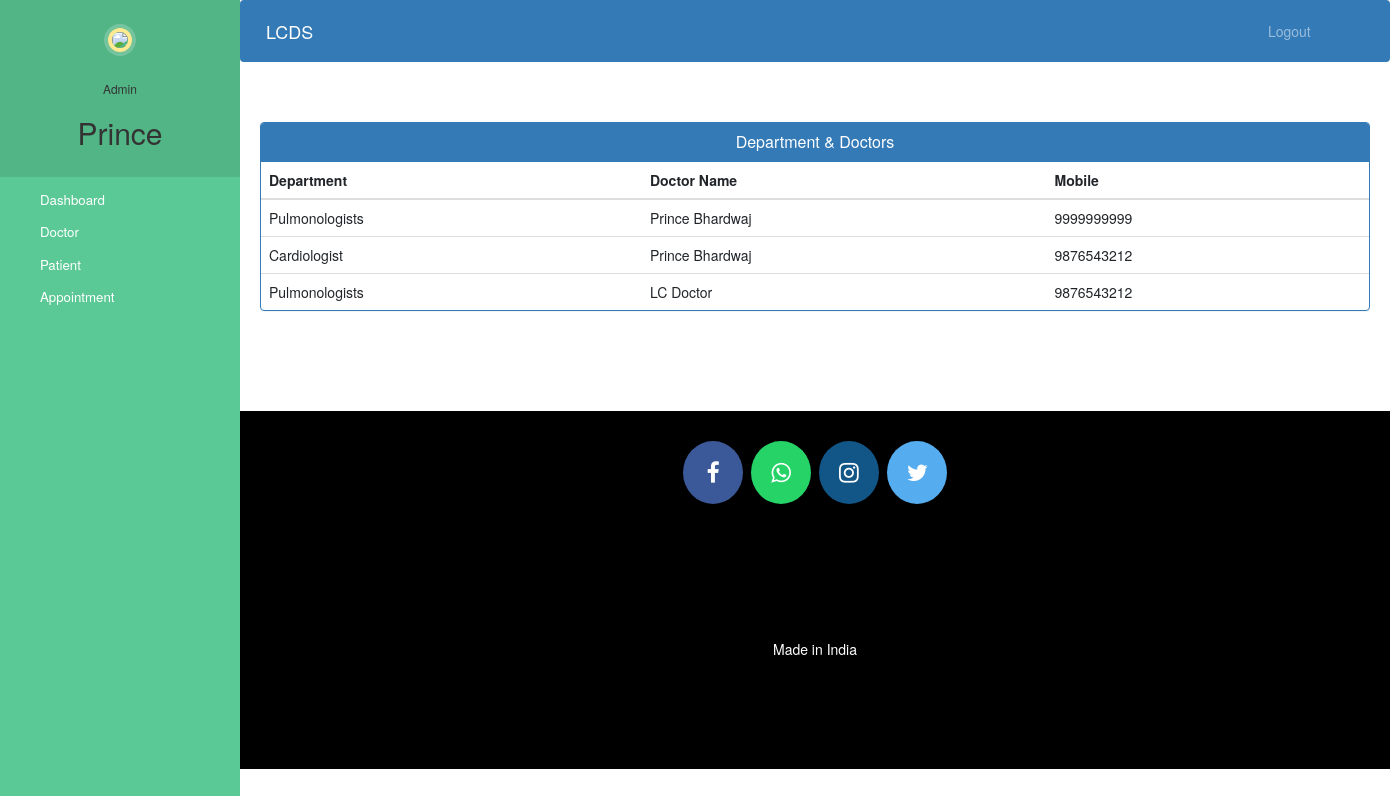
Screenshot of /admin-view-doctor-specialisation (signed in) with the database file from the repository.
### hospital/models.py (models this page shows, shortened)
class Doctor(models.Model):
    user=models.OneToOneField(User,on_delete=models.CASCADE)
    profile_pic= models.ImageField(upload_to='profile_pic/DoctorProfilePic/',null=True,blank=True)
    address = models.CharField(max_length=40)
    mobile = models.CharField(max_length=20,null=True)
    department= models.CharField(max_length=50,choices=departments,default='Cardiologist')
    status=models.BooleanField(default=False)
    @property
    def get_name(self):
        return self.user.first_name+" "+self.user.last_name

### hospital/views.py (the view)
# urls.py: path('admin-view-doctor-specialisation',views.admin_view_doctor_specialisation_view,name='admin-view-doctor-specialisation'),
@login_required(login_url='adminlogin')
@user_passes_test(is_admin)
def admin_view_doctor_specialisation_view(request):
    doctors=models.Doctor.objects.all().filter(status=True)
    return render(request,'hospital/admin_view_doctor_specialisation.html',{'doctors':doctors})

### hospital/views.py (called while the page is built)
def is_admin(user):
    return user.groups.filter(name='ADMIN').exists()

### templates/hospital/admin_view_doctor_Specialisation.html (shortened to what this page needs)
{% extends 'hospital/admin_base.html' %}
{% block content %}
<head>
  <link href="//netdna.bootstrapcdn.com/bootstrap/3.0.0/css/bootstrap.min.css" rel="stylesheet" id="bootstrap-css">
</head>
<div class="container">
  <div class="panel panel-primary">
    <div class="panel-heading">
      <h6 class="panel-title">Department & Doctors</h6>
    </div>
    <table class="table table-hover" id="dev-table">
      <thead>
        <tr>
          <th>Department</th>
          <th>Doctor Name</th>
          <th>Mobile</th>
        </tr>
      </thead>
      {% for d in doctors %}
      <tr>
        <td>{{d.department}}</td>
        <td> {{d.get_name}}</td>
        <td>{{d.mobile}}</td>
      </tr>
      {% endfor %}
    </table>
  </div>
</div>
{% endblock content %}

### templates/hospital/admin_base.html (shortened to what this page needs)
<!DOCTYPE html>
{% load static %}
<html lang="en">
<head>
  <link rel="stylesheet" href="https://stackpath.bootstrapcdn.com/bootstrap/4.3.1/css/bootstrap.min.css">
  <link rel="stylesheet" href="https://maxcdn.bootstrapcdn.com/font-awesome/4.7.0/css/font-awesome.min.css">
  <link rel="stylesheet" href="{% static '/style.css' %}">
</head>
<body>
  <nav class="menu" tabindex="0">
    <header class="avatar">
      <img src="{% static "images/adminpropic.png" %}" />
      <br><br>
      <h6>Admin</h6>
      <h2>{{request.user.first_name}}</h2>
    </header>
    <ul>
      <li tabindex="0" class="icon-dashboard"> <a style="color:white; text-decoration:none;" href="/admin-dashboard"><span>Dashboard</span></a> </li>
      <li tabindex="0" class="icon-customers"> <a style="color:white; text-decoration:none;" href="/admin-doctor"><span>Doctor</span></a></li>
      <li tabindex="0" class="icon-users"> <a style="color:white; text-decoration:none;" href="/admin-patient"><span>Patient</span></a></li>
      <li tabindex="0" class="icon-calendar"> <a style="color:white; text-decoration:none;" href="/admin-appointment"><span>Appointment</span></a></li>
    </ul>
  </nav>
  <main>
    <div class="bs-example">
      <nav class="navbar navbar-expand-md  navbar-dark fixed-top" style="background:#337AB7;">
        <a href="/admin-dashboard" class="navbar-brand">LCDS</a>
        <div class="collapse navbar-collapse justify-content-between" id="navbarCollapse">
          <div class="navbar-nav" style=" margin-left: 90%;">
            <a href="/logout" class="nav-item nav-link">Logout</a>
          </div>
        </div>
      </nav>
    </div>
    <br><br>
    {% block content %}
    {% endblock content %}
    <br><br><br><br>
    <footer>
      <p>
        <a id="ftr" href="#" class="fa fa-facebook"></a>
        <a id="ftr" href="#" class="fa fa-whatsapp"></a>
        <a id="ftr" href="#" class="fa fa-instagram"></a>
        <a id="ftr" href="#" class="fa fa-twitter"></a>
      </p>
      <br>
      <div class="container">
        <div class="row">
          <div class="col-md-12 col-sm-12">
            <div style="color:#ffffff;" class="wow fadeInUp footer-copyright">
              <p>Made in India <br>
                 </p>
            </div>
          </div>
        </div>
      </div>
    </footer>
  </main>
</body>
</html>

### static/style.css (style rules this page uses)
body { padding-left: 240px; }
main { position: relative; height: 100vh; }
.menu { background: #5bc995; height: 100vh; width: 240px; position: fixed; top: 0px; left: 0; z-index: 5; outline: none; }
.menu .avatar { background: rgba(0, 0, 0, 0.1); padding: 2em 0.5em; text-align: center; }
.menu .avatar img { width: 100px; border-radius: 50%; overflow: hidden; border: 4px solid #ffea92; box-shadow: 0 0 0 4px rgba(255, 255, 255, 0.2); }
.menu .avatar h2 { font-weight: normal; margin-bottom: 0; }
.menu ul { list-style: none; padding: 0.5em 0; margin: 0; }
.menu ul li { padding: 0.5em 1em 0.5em 3em; font-size: 0.95em; font-weight: regular; background-repeat: no-repeat; background-position: left 15px center; background-size: auto 20px; transition: all 0.15s linear; cursor: pointer; }
.menu ul li.icon-dashboard { background-image: url("http://www.entypo.com/images//gauge.svg"); }
.menu ul li.icon-customers { background-image: url("http://www.entypo.com/images//briefcase.svg"); }
.menu ul li.icon-users { background-image: url("http://www.entypo.com/images//users.svg"); }
.menu ul li.icon-calendar { background-image: url("http://www.entypo.com/images//calendar.svg"); }

### templates/hospital/admin_base.html (style rules this page uses)
a:link { text-decoration: none; }
a { color: white; }
footer { padding: 0px 0px 0px 0px; background-color: black; margin: 0px; }
#ftr { padding: 20px; }
.fa { font-size: 23px; width: 60px; text-align: center; text-decoration: none; margin: 5px 2px; border-radius: 50%; }
.fa-facebook { background: #3B5998; color: white; margin-top: 30px; }
.fa-whatsapp { background: #25d366; color: white; }
.fa-twitter { background: #55ACEE; color: white; }
.fa-instagram { background: #125688; color: white; }
p { text-align: center; }
body { padding-left: 240px; }
main { position: relative; height: 100vh; }
.menu { background: #5bc995; height: 100vh; width: 240px; position: fixed; top: 0px; left: 0; z-index: 5; outline: none; }
.menu .avatar { background: rgba(0, 0, 0, 0.1); padding: 2em 0.5em; text-align: center; }
.menu .avatar img { width: 100px; border-radius: 50%; overflow: hidden; border: 4px solid #ffea92; box-shadow: 0 0 0 4px rgba(255, 255, 255, 0.2); }
.menu .avatar h2 { font-weight: normal; margin-bottom: 0; }
.menu ul { list-style: none; padding: 0.5em 0; margin: 0; }
.menu ul li { padding: 0.5em 1em 0.5em 3em; font-size: 0.95em; font-weight: regular; background-repeat: no-repeat; background-position: left 15px center; background-size: auto 20px; transition: all 0.15s linear; cursor: pointer; }
.menu ul li.icon-dashboard { background-image: url("http://www.entypo.com/images//gauge.svg"); }
.menu ul li.icon-customers { background-image: url("http://www.entypo.com/images//briefcase.svg"); }
.menu ul li.icon-users { background-image: url("http://www.entypo.com/images//users.svg"); }
.menu ul li.icon-calendar { background-image: url("http://www.entypo.com/images//calendar.svg"); }

### templates/hospital/admin_view_doctor_Specialisation.html (style rules this page uses)
a:link { text-decoration: none; }
h6 { text-align: center; }
.row { margin: 100px; }

### rows the page displays
Doctor: department "Pulmonologists", get_name "Prince Bhardwaj", mobile "9999999999"
Doctor: department "Cardiologist", get_name "Prince Bhardwaj", mobile "9876543212"
Doctor: department "Pulmonologists", get_name "LC Doctor", mobile "9876543212"

### other values shown
{{ request.user.first_name }} "Prince"
